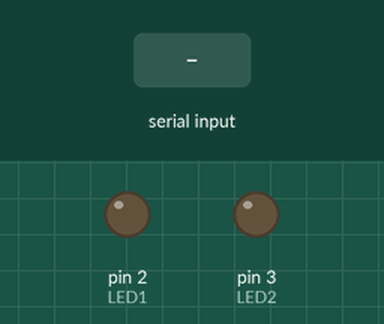
Simulated run of this sketch. Board: Arduino Uno, built with avr-gcc and run on an emulated ATmega328P. Parts: output pins drawn as LEDs (lit = HIGH). The inputs (shaded band) are chosen by the test bench.

Above: at 1.2 s.
1.3 s: "1" received over the second serial link
At 1.6 s:
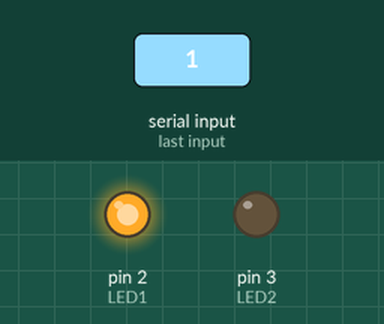
2.8 s: "3" received over the second serial link
At 3.9 s:
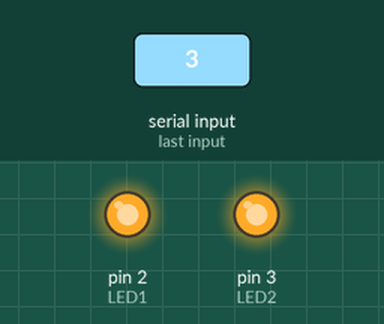
4.3 s: "2" received over the second serial link
At 5.1 s:
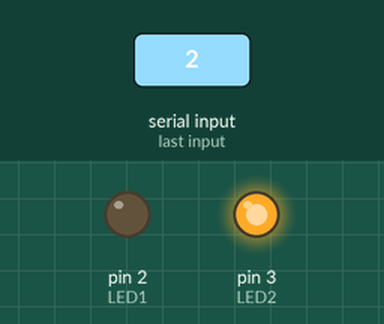
5.8 s: "4" received over the second serial link
At 6.2 s:
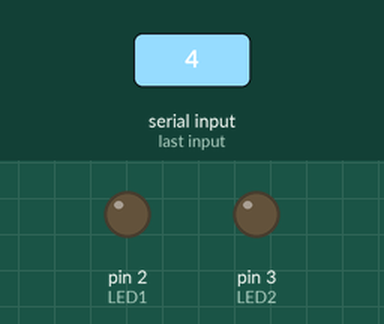
Timing chart, 0 to 8.3 s (numbered marks = the images above; inputs shaded):
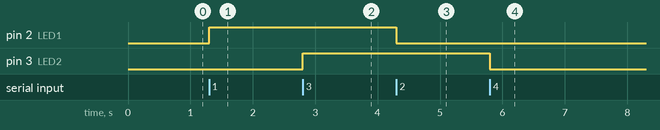

Measured:
- after the input at 1.3 s, pin 2 (LED1): LOW → HIGH at once
- after the input at 2.8 s, pin 3 (LED2): LOW → HIGH at once
- after the input at 4.3 s, pin 2 (LED1): HIGH → LOW at once
- after the input at 5.8 s, pin 3 (LED2): HIGH → LOW at once

The sketch:

configuraci_n.ino
```cpp
/*
  Capitulo 24 de Arduino desde cero en Español.
  Programa que permite establecer una comunicacion con el modulo Bluetooth HC-05
  y configurarlo de manera tal que pueda ser vinculado mediante un telefono
  movil o dispositivo compatible.

  Autor: bitwiseAr

*/

#include <SoftwareSerial.h> // libreria que permite establecer pines digitales
        // para comunicacion serie

SoftwareSerial miBT(10, 11);  // pin 10 como RX, pin 11 como TX

char DATO = 0;
int LED1 = 2;
int LED2 = 3;

void setup(){
  miBT.begin(38400);    // comunicacion serie entre Arduino y el modulo a 38400 bps
  pinMode (LED1, OUTPUT);
  pinMode (LED2, OUTPUT);
}

void loop(){
if (miBT.available())       // si hay informacion disponible desde modulo

  DATO = miBT.read();

  if (DATO == '1')
  digitalWrite (LED1, HIGH);

   if (DATO == '2')
  digitalWrite (LED1, LOW);

   if (DATO == '3')
  digitalWrite (LED2, HIGH);

  if (DATO == '4')
  digitalWrite (LED2, LOW);


}
```
